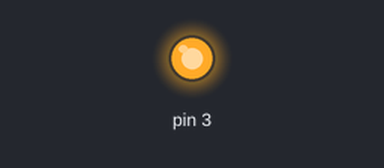
This sketch was run on a simulated Arduino Uno, built with avr-gcc and run on an emulated ATmega328P. Parts: output pins drawn as LEDs (lit = HIGH).

Above: at 0.1 s.
Timing chart, 0 to 1.6 s (numbered marks = the images above):
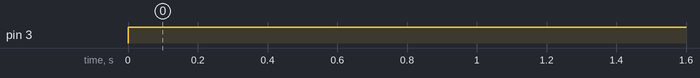

Measured:
- by itself, pin 3: LOW → HIGH at 0.00 s

The sketch:

fan.ino
```cpp
void setup() {
  // put your setup code here, to run once:
  pinMode(3,OUTPUT);

  Serial.begin(115200);
  digitalWrite(3,LOW);

  String status;
}

void loop() {
  // put your main code here, to run repeatedly:
  digitalWrite(3,HIGH);
  delay(300000);
  digitalWrite(3,LOW);
  delay(50000);
}
```
